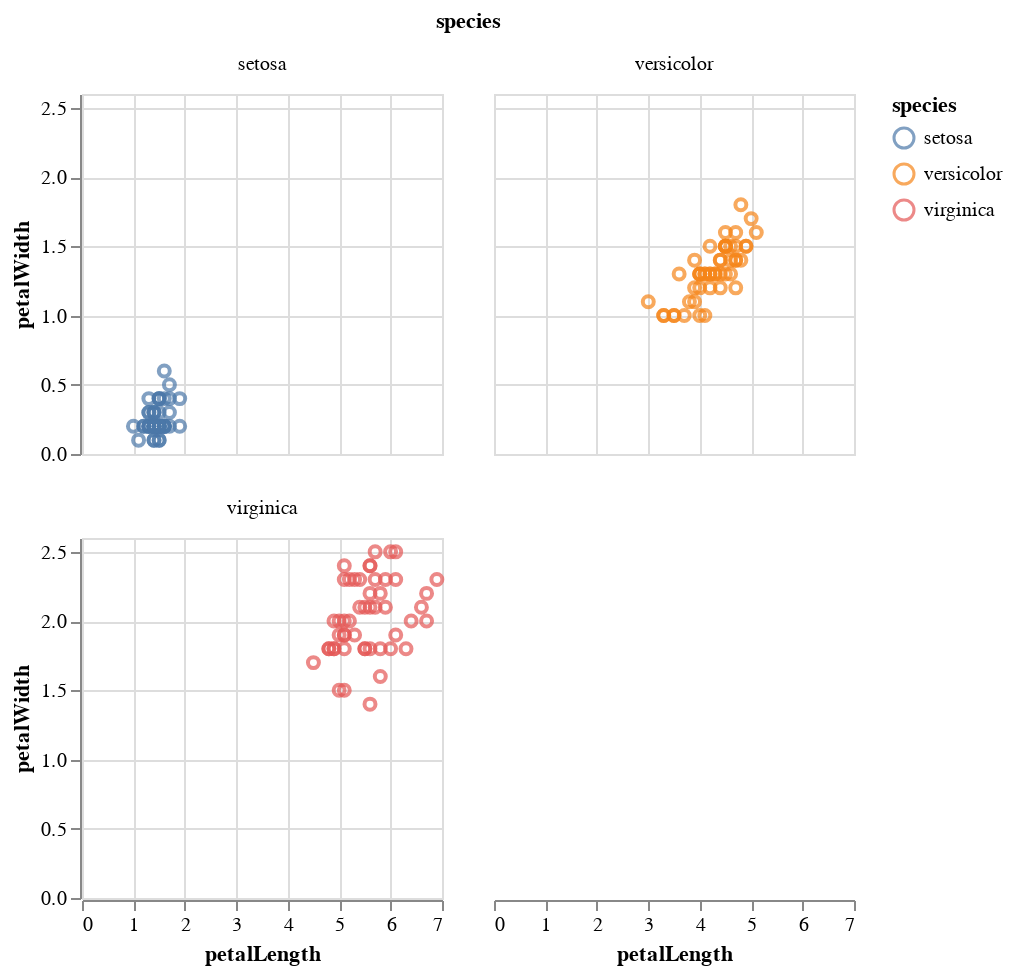

Notebook cell for this chart:
### Markdown cell above
# Facet Grid

From https://stackoverflow.com/questions/50164001/multiple-column-row-facet-wrap-in-altair

### Code cell
alt.Chart(iris).mark_point().encode(
    x='petalLength:Q',
    y='petalWidth:Q',
    color='species:N'
).properties(
    width=180,
    height=180
).facet(
    facet='species:N',
    columns=2
)

### Figure 1 — Vega-Lite specification as saved in the notebook (floating-point values rounded to 4 significant figures; data arrays with more than 128 entries replaced by an {"elided": "..."} marker saying what was removed)
{"config": {"view": {"continuousWidth": 400, "continuousHeight": 300}}, "data": {"name": "data-a264acbd6e539a8b3afc0cb5f240fb57"}, "facet": {"type": "nominal", "field": "species"}, "spec": {"mark": "point", "encoding": {"color": {"type": "nominal", "field": "species"}, "x": {"type": "quantitative", "field": "petalLength"}, "y": {"type": "quantitative", "field": "petalWidth"}}, "height": 180, "width": 180}, "columns": 2, "$schema": "https://vega.github.io/schema/vega-lite/v4.8.1.json", "datasets": {"data-a264acbd6e539a8b3afc0cb5f240fb57": {"elided": "150 records"}}}
